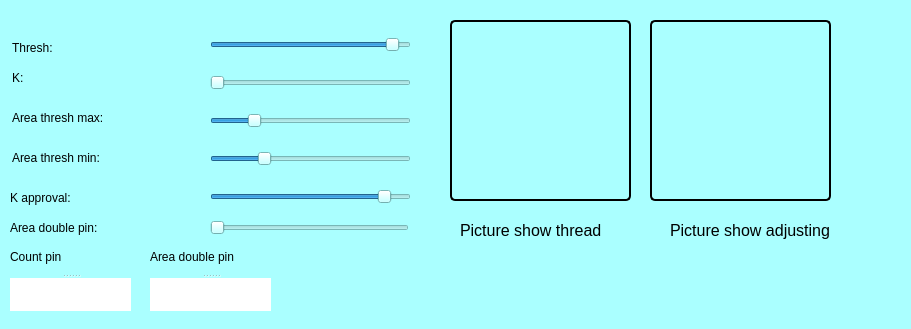
     <widget class="QWidget" name="adjust_pin" native="true">
      <property name="geometry">
       <rect>
        <x>60</x>
        <y>290</y>
        <width>911</width>
        <height>329</height>
       </rect>
      </property>
      <property name="styleSheet">
       <string notr="true">background-color: rgb(170, 255, 255);</string>
      </property>
      <widget class="QLabel" name="space_image_pin">
       <property name="geometry">
        <rect>
         <x>650</x>
         <y>20</y>
         <width>181</width>
         <height>181</height>
        </rect>
       </property>
       <property name="styleSheet">
        <string notr="true">border: 2px solid black;
                border-radius: 5px;
                padding: 10px;</string>
       </property>
       <property name="text">
        <string/>
       </property>
      </widget>
      <widget class="QLabel" name="label_48">
       <property name="geometry">
        <rect>
         <x>670</x>
         <y>220</y>
         <width>171</width>
         <height>21</height>
        </rect>
       </property>
       <property name="font">
        <font>
         <pointsize>12</pointsize>
        </font>
       </property>
       <property name="text">
        <string>Picture show adjusting</string>
       </property>
      </widget>
      <widget class="QWidget" name="layoutWidget_4">
       <property name="geometry">
        <rect>
         <x>210</x>
         <y>20</y>
         <width>201</width>
         <height>201</height>
        </rect>
       </property>
       <layout class="QVBoxLayout" name="verticalLayout_6">
        <item>
         <widget class="QSlider" name="value_thresh_pin">
          <property name="maximum">
           <number>255</number>
          </property>
          <property name="pageStep">
           <number>1</number>
          </property>
          <property name="value">
           <number>240</number>
          </property>
          <property name="orientation">
           <enum>Qt::Horizontal</enum>
          </property>
         </widget>
        </item>
        <item>
         <widget class="QSlider" name="value_k_pin">
          <property name="maximum">
           <number>5</number>
          </property>
          <property name="pageStep">
           <number>1</number>
          </property>
          <property name="value">
           <number>0</number>
          </property>
          <property name="orientation">
           <enum>Qt::Horizontal</enum>
          </property>
         </widget>
        </item>
        <item>
         <widget class="QSlider" name="value_area_thresh_pin_max">
          <property name="maximum">
           <number>5000</number>
          </property>
          <property name="singleStep">
           <number>10</number>
          </property>
          <property name="pageStep">
           <number>1</number>
          </property>
          <property name="value">
           <number>1000</number>
          </property>
          <property name="orientation">
           <enum>Qt::Horizontal</enum>
          </property>
         </widget>
        </item>
        <item>
         <widget class="QSlider" name="value_area_thresh_pin_min">
          <property name="maximum">
           <number>200</number>
          </property>
          <property name="pageStep">
           <number>1</number>
          </property>
          <property name="value">
           <number>50</number>
          </property>
          <property name="orientation">
           <enum>Qt::Horizontal</enum>
          </property>
         </widget>
        </item>
        <item>
         <widget class="QSlider" name="value_k_accept_pin">
          <property name="maximum">
           <number>20</number>
          </property>
          <property name="pageStep">
           <number>1</number>
          </property>
          <property name="value">
           <number>18</number>
          </property>
          <property name="orientation">
           <enum>Qt::Horizontal</enum>
          </property>
         </widget>
        </item>
       </layout>
      </widget>
      <widget class="QLabel" name="area_thresh_pin_max">
       <property name="geometry">
        <rect>
         <x>12</x>
         <y>110</y>
         <width>191</width>
         <height>16</height>
        </rect>
       </property>
       <property name="text">
        <string>Area thresh max:</string>
       </property>
      </widget>
      <widget class="QLabel" name="k_pin">
       <property name="geometry">
        <rect>
         <x>12</x>
         <y>70</y>
         <width>191</width>
         <height>16</height>
        </rect>
       </property>
       <property name="text">
        <string>K:</string>
       </property>
      </widget>
      <widget class="QLabel" name="thresh_pin">
       <property name="geometry">
        <rect>
         <x>12</x>
         <y>40</y>
         <width>191</width>
         <height>16</height>
        </rect>
       </property>
       <property name="text">
        <string>Thresh:</string>
       </property>
      </widget>
      <widget class="QLabel" name="area_thresh_pin_min">
       <property name="geometry">
        <rect>
         <x>12</x>
         <y>150</y>
         <width>191</width>
         <height>16</height>
        </rect>
       </property>
       <property name="text">
        <string>Area thresh min:</string>
       </property>
      </widget>
      <widget class="QLabel" name="space_image_pin_thread">
       <property name="geometry">
        <rect>
         <x>450</x>
         <y>20</y>
         <width>181</width>
         <height>181</height>
        </rect>
       </property>
       <property name="styleSheet">
        <string notr="true">border: 2px solid black;
                border-radius: 5px;
                padding: 10px;</string>
       </property>
       <property name="text">
        <string/>
       </property>
      </widget>
      <widget class="QLabel" name="label_49">
       <property name="geometry">
        <rect>
         <x>460</x>
         <y>220</y>
         <width>161</width>
         <height>21</height>
        </rect>
       </property>
       <property name="font">
        <font>
         <pointsize>12</pointsize>
        </font>
       </property>
       <property name="text">
        <string>Picture show thread</string>
       </property>
      </widget>
      <widget class="QLabel" name="k_approval_pin">
       <property name="geometry">
        <rect>
         <x>10</x>
         <y>190</y>
         <width>191</width>
         <height>16</height>
        </rect>
       </property>
       <property name="text">
        <string>K approval:</string>
       </property>
      </widget>
      <widget class="QSplitter" name="splitter_13">
       <property name="geometry">
        <rect>
         <x>10</x>
         <y>240</y>
         <width>121</width>
         <height>71</height>
        </rect>
       </property>
       <property name="orientation">
        <enum>Qt::Vertical</enum>
       </property>
       <widget class="QLabel" name="result_area_7">
        <property name="text">
         <string>Count pin</string>
        </property>
       </widget>
       <widget class="QLabel" name="value_result_count_pin">
        <property name="styleSheet">
         <string notr="true">background-color: rgb(255, 255, 255);</string>
        </property>
        <property name="text">
         <string/>
        </property>
       </widget>
      </widget>
      <widget class="QLabel" name="area_double_pin">
       <property name="geometry">
        <rect>
         <x>10</x>
         <y>220</y>
         <width>191</width>
         <height>16</height>
        </rect>
       </property>
       <property name="text">
        <string>Area double pin:</string>
       </property>
      </widget>
      <widget class="QSlider" name="value_area_double_pin">
       <property name="geometry">
        <rect>
         <x>210</x>
         <y>220</y>
         <width>199</width>
         <height>15</height>
        </rect>
       </property>
       <property name="maximum">
        <number>300</number>
       </property>
       <property name="pageStep">
        <number>1</number>
       </property>
       <property name="value">
        <number>0</number>
       </property>
       <property name="orientation">
        <enum>Qt::Horizontal</enum>
       </property>
      </widget>
      <widget class="QSplitter" name="splitter_14">
       <property name="geometry">
        <rect>
         <x>150</x>
         <y>240</y>
         <width>121</width>
         <height>71</height>
        </rect>
       </property>
       <property name="orientation">
        <enum>Qt::Vertical</enum>
       </property>
       <widget class="QLabel" name="result_area_8">
        <property name="text">
         <string>Area double pin</string>
        </property>
       </widget>
       <widget class="QLabel" name="value_area_double_pin_show">
        <property name="styleSheet">
         <string notr="true">background-color: rgb(255, 255, 255);</string>
        </property>
        <property name="text">
         <string/>
        </property>
       </widget>
      </widget>
     </widget>
